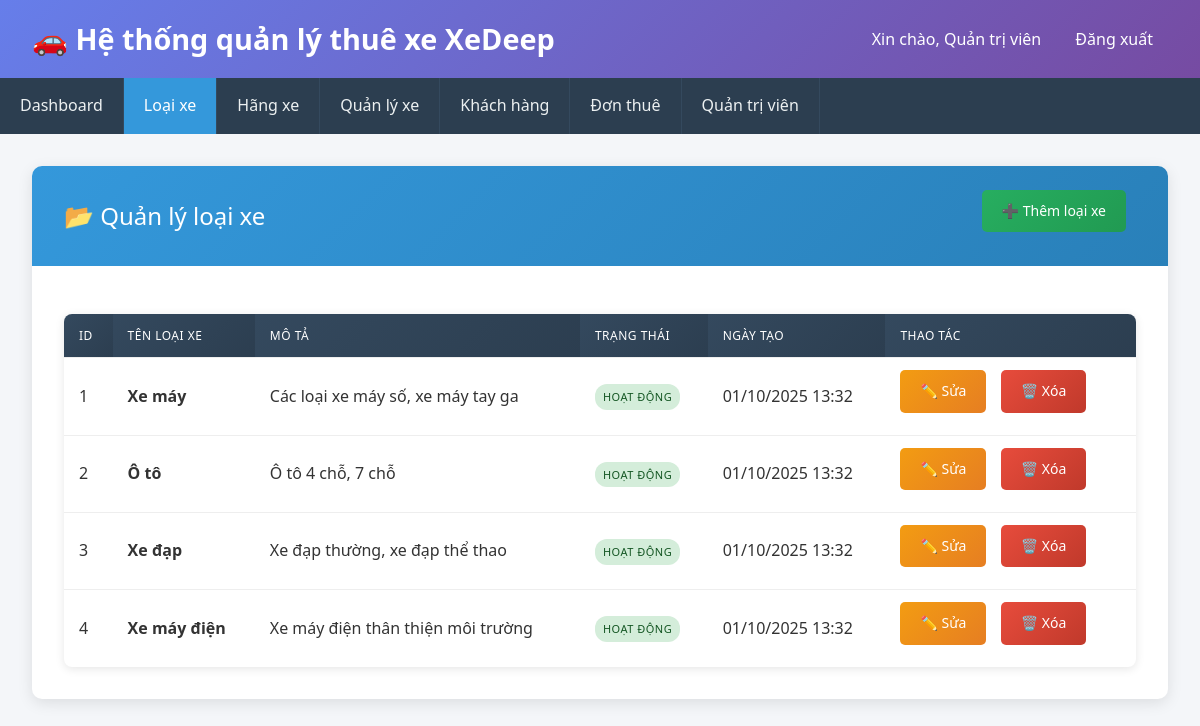
/admin/loai_xe/index.php (signed in), run on the app's committed database.
### tables this page shows
CREATE TABLE loai_xe (
    id INT PRIMARY KEY AUTO_INCREMENT,
    ten_loai VARCHAR(100) NOT NULL UNIQUE,
    mo_ta TEXT,
    trang_thai TINYINT DEFAULT 1 COMMENT '1: Hoạt động, 0: Không hoạt động',
    created_at TIMESTAMP DEFAULT CURRENT_TIMESTAMP,
    updated_at TIMESTAMP DEFAULT CURRENT_TIMESTAMP ON UPDATE CURRENT_TIMESTAMP
);

### include/common.php (called while the page is built, shortened)
<?php
include("config.php");
function asset(?string $filename, bool $return = true)
{
	$path = trim($filename, "/");
	$full_path = ASSET_PATH . "/" . $path;
	if (file_exists(DOCUMENT_ROOT_PATH . $full_path)) {
		$full_path .= "?" . filemtime(DOCUMENT_ROOT_PATH . $full_path);
	}
	if ($return) return $full_path;
}
function get_sql_prepared(array $data = null)
{
	if (empty($data)) return "";
	return "";
}
function get_mysqli()
{
	global $database;
	$conn = new mysqli($database["host"], $database["username"], $database["password"], $database["db"]);
	mysqli_set_charset($conn, 'UTF8');
	return $conn;
}
function execute_query(&$conn, $sql, $data)
{
	$conn = get_mysqli();
	$query = $conn->prepare($sql);
	$query->execute();
	return $query;
}
function db_select(string $sql, array $data = null): array
{
	try {
		$query = execute_query($conn, $sql, $data);
		$result = $query->get_result();
		$arr_result = [];
		if ($result->num_rows > 0) {
			while ($record = $result->fetch_assoc()) {
				array_push($arr_result, $record);
			}
		}
		return $arr_result;
	} catch (Exception $ex) {
		dd($ex->getMessage(), "Query: $sql", $ex->getTraceAsString(), $data);
	}
}

### admin/loai_xe/index.php (the view, shortened to what this page needs)
<?php
include("../../include/common.php");
$sql = "SELECT * FROM loai_xe ORDER BY created_at DESC";
$loai_xe_list = db_select($sql);
?>
<!DOCTYPE html>
<html lang="vi">
<head>
    <link rel="stylesheet" href="<?= asset('css/admin.css') ?>">
</head>
<body>
    <div class="admin-header clearfix">
        <h1>🚗 Hệ thống quản lý thuê xe XeDeep</h1>
        <div class="user-info">
            <span>Xin chào, <?= htmlspecialchars($_SESSION['admin_ho_ten'] ?? $_SESSION['admin_username'] ?? 'Admin') ?></span>
            <a href="../logout.php">Đăng xuất</a>
        </div>
    </div>
    <nav class="admin-nav">
        <ul>
            <li><a href="../index.php">Dashboard</a></li>
            <li><a href="index.php" class="active">Loại xe</a></li>
            <li><a href="../hang_xe/index.php">Hãng xe</a></li>
            <li><a href="../xe/index.php">Quản lý xe</a></li>
            <li><a href="../khach_hang/index.php">Khách hàng</a></li>
            <li><a href="../don_thue/index.php">Đơn thuê</a></li>
            <li><a href="../admin/index.php">Quản trị viên</a></li>
        </ul>
    </nav>
    <div class="admin-container">
        <div class="admin-card">
            <div class="admin-card-header d-flex justify-content-between align-items-center">
                <h2>📂 Quản lý loại xe</h2>
                <a href="create.php" class="btn btn-success">➕ Thêm loại xe</a>
            </div>
            <div class="admin-card-body">
                <?php if (empty($loai_xe_list)): ?>
                    <div class="text-center">
                        <p style="color: #7f8c8d; margin: 2rem 0;">Chưa có loại xe nào được tạo.</p>
                        <a href="create.php" class="btn btn-primary">Tạo loại xe đầu tiên</a>
                    </div>
                <?php else: ?>
                    <table class="admin-table">
                        <thead>
                            <tr>
                                <th>ID</th>
                                <th>Tên loại xe</th>
                                <th>Mô tả</th>
                                <th>Trạng thái</th>
                                <th>Ngày tạo</th>
                                <th>Thao tác</th>
                            </tr>
                        </thead>
                        <tbody>
                            <?php foreach ($loai_xe_list as $loai_xe): ?>
                            <tr>
                                <td><?= $loai_xe['id'] ?></td>
                                <td><strong><?= htmlspecialchars($loai_xe['ten_loai']) ?></strong></td>
                                <td><?= htmlspecialchars($loai_xe['mo_ta'] ?? 'Không có mô tả') ?></td>
                                <td>
                                    <?php if ($loai_xe['trang_thai'] == 1): ?>
                                        <span class="status-badge status-active">Hoạt động</span>
                                    <?php else: ?>
                                        <span class="status-badge status-inactive">Không hoạt động</span>
                                    <?php endif; ?>
                                </td>
                                <td><?= date('d/m/Y H:i', strtotime($loai_xe['created_at'])) ?></td>
                                <td>
                                    <a href="edit.php?id=<?= $loai_xe['id'] ?>" class="btn btn-warning">✏️ Sửa</a>
                                    <a href="delete.php?id=<?= $loai_xe['id'] ?>"
                                       class="btn btn-danger"
                                       onclick="return confirm('Bạn có chắc chắn muốn xóa loại xe này? Thao tác này không thể hoàn tác!')">
                                       🗑️ Xóa
                                    </a>
                                </td>
                            </tr>
                            <?php endforeach; ?>
                        </tbody>
                    </table>
                <?php endif; ?>
            </div>
        </div>
    </div>
</body>
</html>

### asset/css/admin.css (style rules this page uses)
* { margin: 0; padding: 0; box-sizing: border-box; }
body { font-family: 'Segoe UI', Tahoma, Geneva, Verdana, sans-serif; background-color: #f4f6f9; color: #333; line-height: 1.6; }
.admin-header { background: linear-gradient(135deg, #667eea 0%, #764ba2 100%); color: white; padding: 1rem 2rem; box-shadow: 0 2px 10px rgba(0,0,0,0.1); }
.admin-header h1 { font-size: 1.8rem; font-weight: 600; }
.admin-header .user-info { float: right; margin-top: -35px; }
.admin-header .user-info a { color: white; text-decoration: none; margin-left: 15px; padding: 8px 15px; border-radius: 5px; transition: background-color 0.3s; }
.admin-nav { background-color: #2c3e50; padding: 0; overflow-x: auto; white-space: nowrap; }
.admin-nav ul { list-style: none; display: flex; margin: 0; padding: 0; }
.admin-nav li { flex-shrink: 0; }
.admin-nav a { display: block; color: #ecf0f1; text-decoration: none; padding: 15px 20px; transition: background-color 0.3s; border-right: 1px solid #34495e; }
.admin-nav a:hover, .admin-nav a.active { background-color: #3498db; color: white; }
.admin-container { max-width: 1200px; margin: 2rem auto; padding: 0 2rem; }
.admin-card { background: white; border-radius: 10px; box-shadow: 0 4px 15px rgba(0,0,0,0.1); margin-bottom: 2rem; overflow: hidden; }
.admin-card-header { background: linear-gradient(135deg, #3498db, #2980b9); color: white; padding: 1.5rem 2rem; border-bottom: none; }
.admin-card-header h2 { font-size: 1.5rem; font-weight: 500; }
.admin-card-body { padding: 2rem; }
.btn { display: inline-block; padding: 10px 20px; border: none; border-radius: 5px; text-decoration: none; font-size: 14px; font-weight: 500; cursor: pointer; transition: all 0.3s; margin-right: 10px; margin-bottom: 10px; }
.btn-success { background: linear-gradient(135deg, #27ae60, #219a52); color: white; }
.btn-warning { background: linear-gradient(135deg, #f39c12, #e67e22); color: white; }
.btn-danger { background: linear-gradient(135deg, #e74c3c, #c0392b); color: white; }
.admin-table { width: 100%; border-collapse: collapse; margin-top: 1rem; background: white; border-radius: 8px; overflow: hidden; box-shadow: 0 2px 10px rgba(0,0,0,0.1); }
.admin-table th, .admin-table td { padding: 12px 15px; text-align: left; border-bottom: 1px solid #eee; }
.admin-table th { background: linear-gradient(135deg, #34495e, #2c3e50); color: white; font-weight: 500; text-transform: uppercase; font-size: 12px; letter-spacing: 0.5px; }
.admin-table tr:last-child td { border-bottom: none; }
.status-badge { display: inline-block; padding: 4px 8px; border-radius: 12px; font-size: 11px; font-weight: 500; text-transform: uppercase; letter-spacing: 0.5px; }
.status-active { background-color: #d4edda; color: #155724; }
.d-flex { display: flex; }
.justify-content-between { justify-content: space-between; }
.align-items-center { align-items: center; }
.clearfix::after { content: ""; display: table; clear: both; }

### data on the page
loai_xe: id "1", ten_loai "Xe máy", mo_ta "Các loại xe máy số, xe máy tay ga", trang_thai "HOẠT ĐỘNG", created_at "01/10/2025 13:32"
loai_xe: id "2", ten_loai "Ô tô", mo_ta "Ô tô 4 chỗ, 7 chỗ", trang_thai "HOẠT ĐỘNG", created_at "01/10/2025 13:32"
loai_xe: id "3", ten_loai "Xe đạp", mo_ta "Xe đạp thường, xe đạp thể thao", trang_thai "HOẠT ĐỘNG", created_at "01/10/2025 13:32"
loai_xe: id "4", ten_loai "Xe máy điện", mo_ta "Xe máy điện thân thiện môi trường", trang_thai "HOẠT ĐỘNG", created_at "01/10/2025 13:32"

### other printed values
$_SESSION['admin_ho_ten'] "Quản trị viên"
